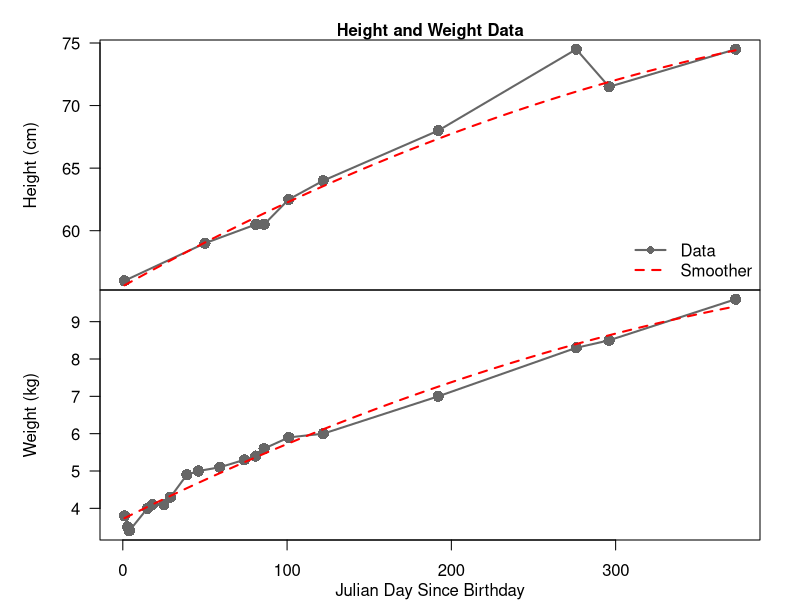
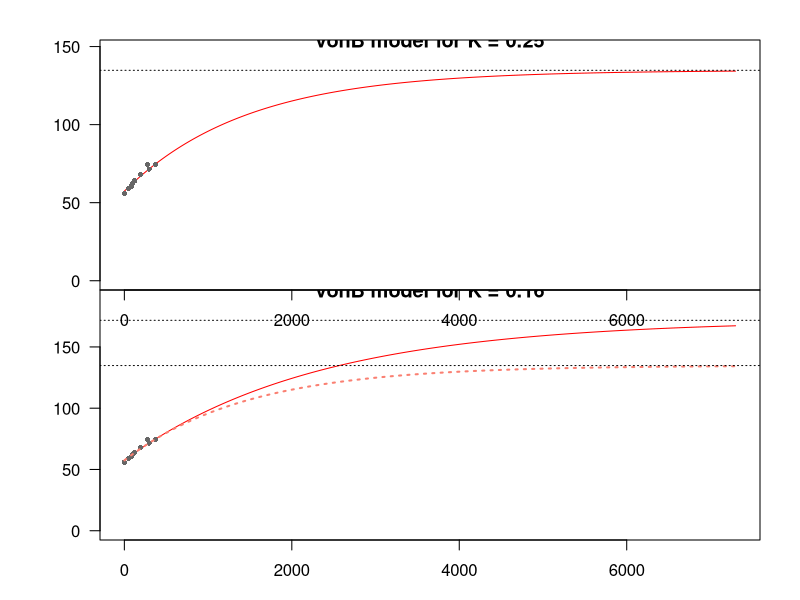
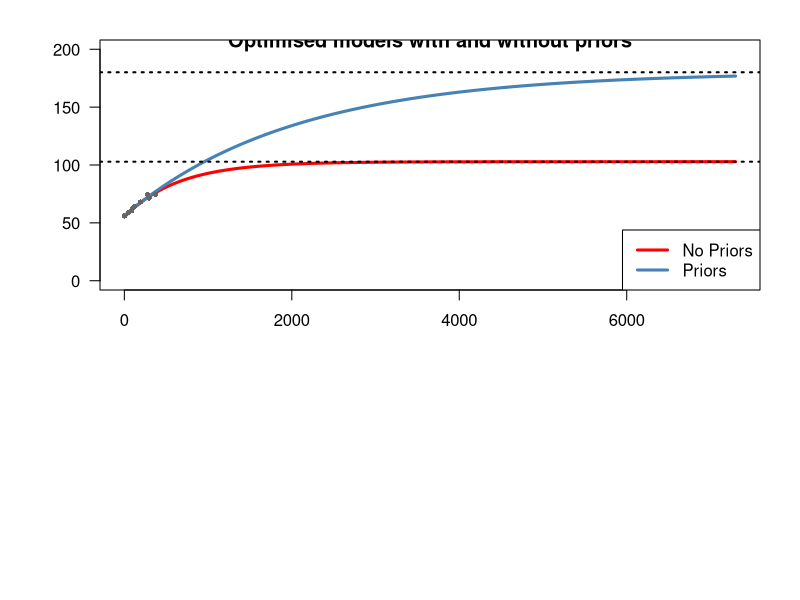

Recreate these plots in R, in order.
## ---- chunk 1

kE <- require("kableExtra")
if(!kE)
  install.packages("kableExtra")
dp <- require("dplyr")
if(!dp)
  install.packages("dplyr")


library(kableExtra)
library(dplyr)
library(RColorBrewer)

# Set NAs to - signs
options(knitr.kable.NA = '-')

growthData <- read.csv( "./baby-growth.csv", header = TRUE,
                        stringsAsFactors = FALSE ) %>%
              mutate( date = as.Date(date),
                      height = as.numeric(height),
                      weight = as.numeric(weight),
                      j = julian.Date( 
                                x = date, 
                                origin = as.Date("2018-01-02") ) + 1 ) %>%
              dplyr::select( j, height, weight )


## ---- chunk 2

  # Pull each value
  d <- as.integer(growthData$j)
  h <- as.numeric(growthData$height)
  w <- as.numeric(growthData$weight)


  # set up par
  par(mfrow  = c(2,1), oma = c(3,3,2,0), mar = c(0,2,0,2) )

  # First, plot height
  # Get indices where height exists
  hIdx <- which(!is.na(h))
  plot( x = range(d), y = range(h,na.rm = T), axes = F, 
        type = "n" )
    axis( side = 2, las = 1 )
    mtext( side = 2, text = "Height (cm)", line = 3)
    box()
    lines( x = d[hIdx], y = h[hIdx], lwd = 2, lty = 1, col = "grey40" )
    points( x = d, y = h, cex = 1.5, pch = 16, col = "grey40" )
    lines( loess.smooth(x = d[hIdx], y = h[hIdx], span = 100, degree = 2 ),      col = "red", lty = 2, lwd = 2 )
    legend( x = "bottomright", bty = "n",
            legend = c("Data","Smoother"),
            col = c("grey40","red"),
            pch = c(16, NA),
            lty = c(1,2),
            lwd = c(2,2))

  # Now weight
  # Get indices where weight exists
  wIdx <- which(!is.na(w))
  plot( x = range(d), y = range(w,na.rm = T), axes = F, 
        type = "n" )
    axis( side = 2, las = 1 )
    mtext( side = 2, text = "Weight (kg)", line = 3)
    axis( side = 1)
    mtext( side = 1, text = "Julian Day Since Birthday", line = 2)
    box()
    lines( x = d[wIdx], y = w[wIdx], lwd = 2, lty = 1 , col = "grey40")
    points( x = d, y = w, cex = 1.5, pch = 16, col = "grey40" )
    lines( loess.smooth(x = d[wIdx], y = w[wIdx], span = 100, degree = 2 ),      col = "red", lty = 2, lwd = 2 )

    mtext( side = 3, text = "Height and Weight Data", font = 2,
            outer = TRUE )

## ---- chunk 3
# First, create a function to calculate the 
# height at a given day d. Leading parameters 
# H_1, H_2 and K are separated from D values 
# as pars are estimated model parameters passed
# in from the log-likelihood function
vonB <- function( d = 1, 
                  pars = c( H_1 = 62.5, 
                            H_2 = 74.5, 
                            K = 0.25 ), 
                  D = c(100,365) )
{
  # Recover pars
  H_1 <- pars[1]
  H_2 <- pars[2]
  K   <- pars[3]/365

  # Recover D values
  D_1 <- D[1]
  D_2 <- D[2]
  
  # Run calculation
  H_d <- H_1 + (H_2 - H_1) * (exp(-K*D_1) - exp(-K*d)) /( exp(-K*D_1) - exp(-K*D_2) )

  # Return H_d
  return(H_d)
}

## ---- chunk 4
H <- vonB( d = 1:14600 )
Hinf <- max(H)

## ---- chunk 5

plot( x = 1:7300, y = H[1:7300], type = "l", las = 1,
      xlab = "Age (days)", ylab = "Height (cm)",
      col = "red", ylim = c(0,1.1*max(H)),
      main = "vonB model for K = 0.25" )
  points( growthData$j, growthData$height, pch = 16,
          col = "grey40", cex = .7 )
  abline( h = Hinf, lty = 3)

## ---- chunk 6
H2 <- vonB( d = 1:14600, pars = c(  H_1 = 62.5, 
                                    H_2 = 74.5, 
                                    K = 0.16 )  )
Hinf2 <- max(H2)


## ---- chunk 7

plot( x = 1:7300, y = H2[1:7300], type = "l", las = 1,
      xlab = "Age (days)", ylab = "Height (cm)",
      col = "red", ylim = c(0,1.1*max(H2)),
      main = "vonB model for K = 0.16" )
  points( growthData$j, growthData$height, pch = 16,
          col = "grey40", cex = .7 )
  abline( h = Hinf2, lty = 3)
  lines( x = 1:7300, y = H[1:7300], col = "salmon",
          lwd = 2, lty = 3 )
  abline( h = Hinf, lty = 3)

## ---- chunk 8
# Define negative log posterior function,
# we're going to model the H1, H2 and K
# values on the log scale, and we need to
# model
vonB_negLogPost <- function(  theta = c( logH_1 = log(62.5), 
                                         logH_2 = log(74.5), 
                                         logK = log(0.16),
                                         logsigma = 0 ),
                              data = growthData,
                              D = c(100,365),
                              H2Prior = c(74.5, 74.5),
                              KPrior = c(.16, .16/2) )
{
  # Exponentiate leading pars of vonB
  pars <- c(  H_1 = exp(theta[1]),
              H_2 = exp(theta[2]),
              K   = exp(theta[3]) )

  # uncertainty in the observations
  sigma <- exp(theta["logsigma"])

  # Calculate expected observations in a new column
  # of the data frame, then residuals,
  # and then the negative-log-likelihood (with
  # normalising scalar omitted)
  data <- data %>%
          mutate( expHeight = vonB(j, pars = pars, D = D),
                  resid = expHeight - height,
                  negloglik = 0.5*log(sigma^2) + 0.5 * resid^2/sigma^2 )


  # Calculate observation NLL and H2/K neg log priors
  nll     <- sum(data$negloglik, na.rm = T)
  nlp_H2  <- 0
  nlp_K   <- 0
  # Only calculate priors if parameters are given
  if(!is.null(H2Prior))
    nlp_H2  <- 0.5 * (pars[2] - H2Prior[1])^2/H2Prior[2]^2
  if(!is.null(KPrior))
    nlp_K   <- 0.5 * (pars[3] - KPrior[1])^2/KPrior[2]^2


  objFun  <- nll + nlp_H2 + nlp_K + 10 * log(sigma) 

  return(objFun)
}
## ---- chunk 9

# Fit with no priors
fit1 <- optim(  par = c(  logH_1 = log(62.5), 
                           logH_2 = log(74.5), 
                           logK = log(0.16/365),
                           logsigma = 0),
                fn = vonB_negLogPost,
                D = c(100,365), data = growthData,
                H2Prior = NULL,
                KPrior = NULL,
                method = "Nelder-Mead" )



# Fit with priors on K
fit2 <- optim(  par = c(  logH_1 = log(62.5), 
                           logH_2 = log(74.5), 
                           logK = log(0.16/365),
                           logsigma = 0),
                fn = vonB_negLogPost,
                D = c(100,365), data = growthData,
                H2Prior = NULL,
                KPrior = c(0.16,0.08),
                method = "Nelder-Mead" )


## ---- chunk 10

# Recover first model pars
optPars1 <- round(exp(fit1$par),2)
# Run the vonB function with the new parameters, 
Hfit1 <- vonB( d = 1:14600, pars = optPars1[1:3])
# estimate new adult height
HinfFit1 <- round(max(Hfit1),2)

optPars2 <- round(exp(fit2$par),2)
# Run the vonB function with the new parameters, 
Hfit2 <- vonB( d = 1:14600, pars = optPars2[1:3])
# estimate new adult height
HinfFit2 <- round(max(Hfit2),2)


# Make a table of optPars1 and optPars2
optParsTab <- rbind(c(optPars1,HinfFit1,fit1$value), c(optPars2,HinfFit2,fit2$value) )
colnames(optParsTab) <- c("$$H_1$$", "$$H_2$$", "$$K$$", "$$\\sigma$$", "$$H_\\infty$$", "-log(Post)")
rownames(optParsTab) <- c("No Priors","Priors")

kable(optParsTab, caption = "Optimised parameters, adult height and negativ log-posterior values under both models.") %>%
  kable_styling(bootstrap_options = c(  "striped", 
                                        "hover",
                                        "condensed",
                                        "responsive"),
                full_width = FALSE)

plot( x = 1:7300, y = Hfit1[1:7300], type = "l", las = 1,
      xlab = "Age (days)", ylab = "Height (cm)",
      col = "red", ylim = c(0,200), lwd = 3,
      main = "Optimised models with and without priors" )
  lines( x = 1:7300, y = Hfit2[1:7300], col = "steelblue", lwd = 3)
  points( growthData$j, growthData$height, pch = 16,
          col = "grey40", cex = .7 )
  abline( h = HinfFit1, lty = 3, lwd = 2)
  abline( h = HinfFit2, lty = 3, lwd = 2)
  legend( x = "bottomright", legend = c("No Priors", "Priors"),
          col = c("red","steelblue"), lwd = 3 )

## ---- chunk 11

kable( growthData, caption = "Data for my son's health visits." ) %>%
  kable_styling(bootstrap_options = c(  "striped", 
                                        "hover",
                                        "condensed",
                                        "responsive"),
                full_width = FALSE,
                position = "float_right" )
